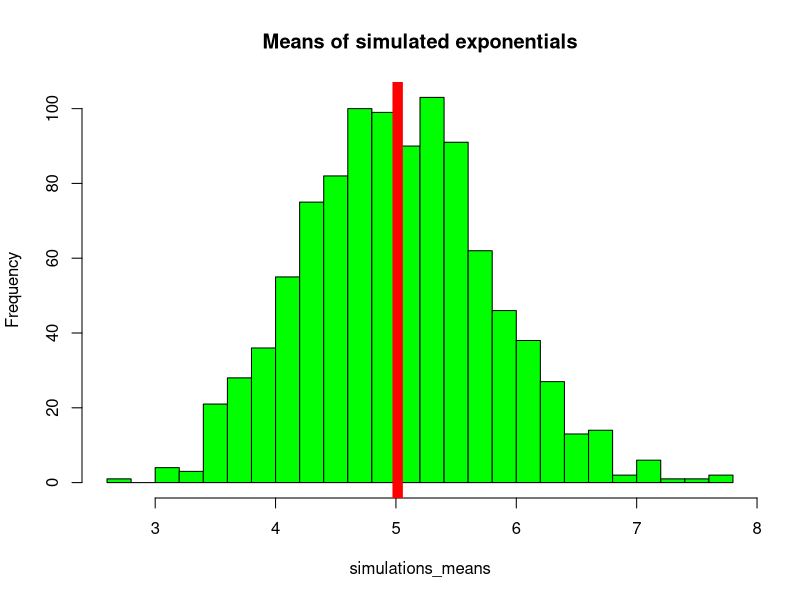
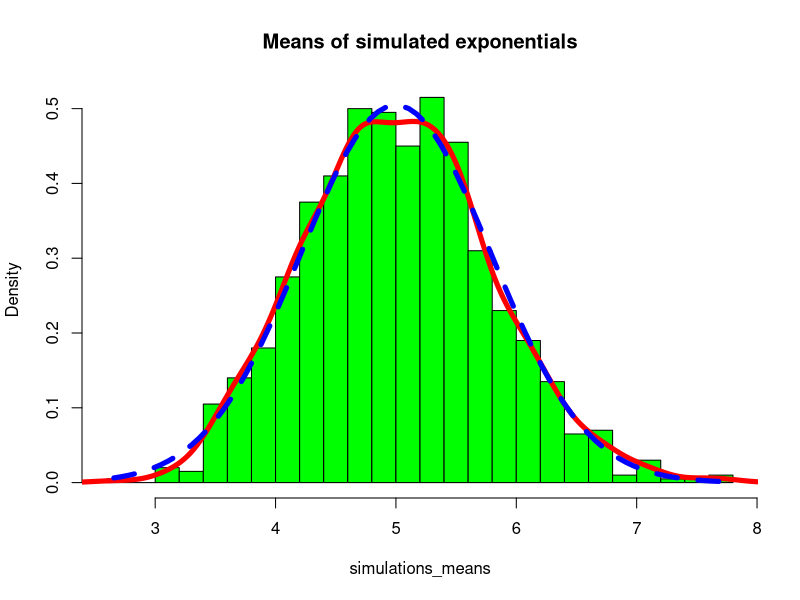

The R script that drew these images, in order:
set.seed(3000)

num_exp <- 40
lambda <- 0.2
num_sim <- 1000

exp_simulations <- replicate(num_sim, rexp(num_exp, lambda))
simulations_means <- apply(exp_simulations, 2, mean)

hist(simulations_means, breaks=30, main="Means of simulated exponentials", col = "green")
abline(v = mean(simulations_means), lwd="10", col="red")

mean(simulations_means)

print((1/lambda)/sqrt(num_exp))
print(sd(simulations_means)) 
print(((1/lambda)/sqrt(num_exp))^2)
print(sd(simulations_means)^2) 

hist(simulations_means, prob=TRUE, col="green", main="Means of simulated exponentials", breaks=30)
lines(density(simulations_means), lwd=5, col="red")
x <- seq(min(simulations_means), max(simulations_means), length=2*num_exp)
y <- dnorm(x, mean = 1/lambda, sd = sqrt(((1/lambda)/sqrt(num_exp))^2))
lines(x, y, pch=22, col="blue", lwd=5, lty = 2)


